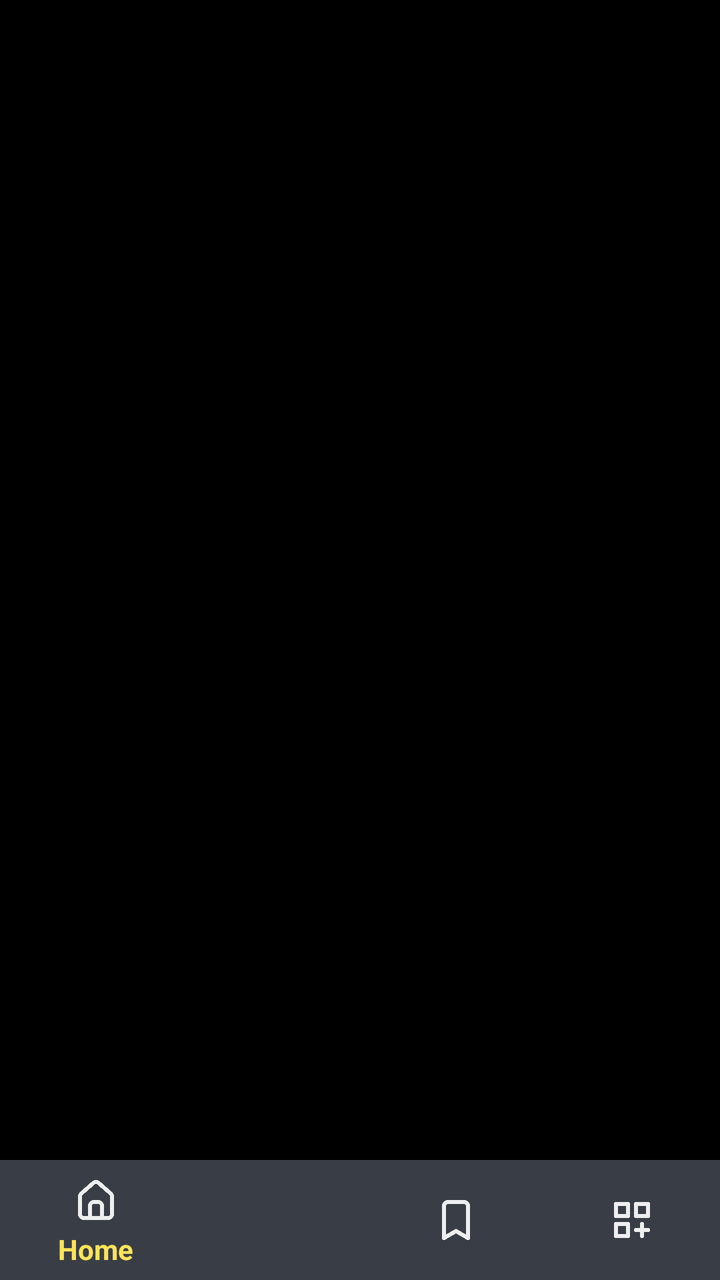
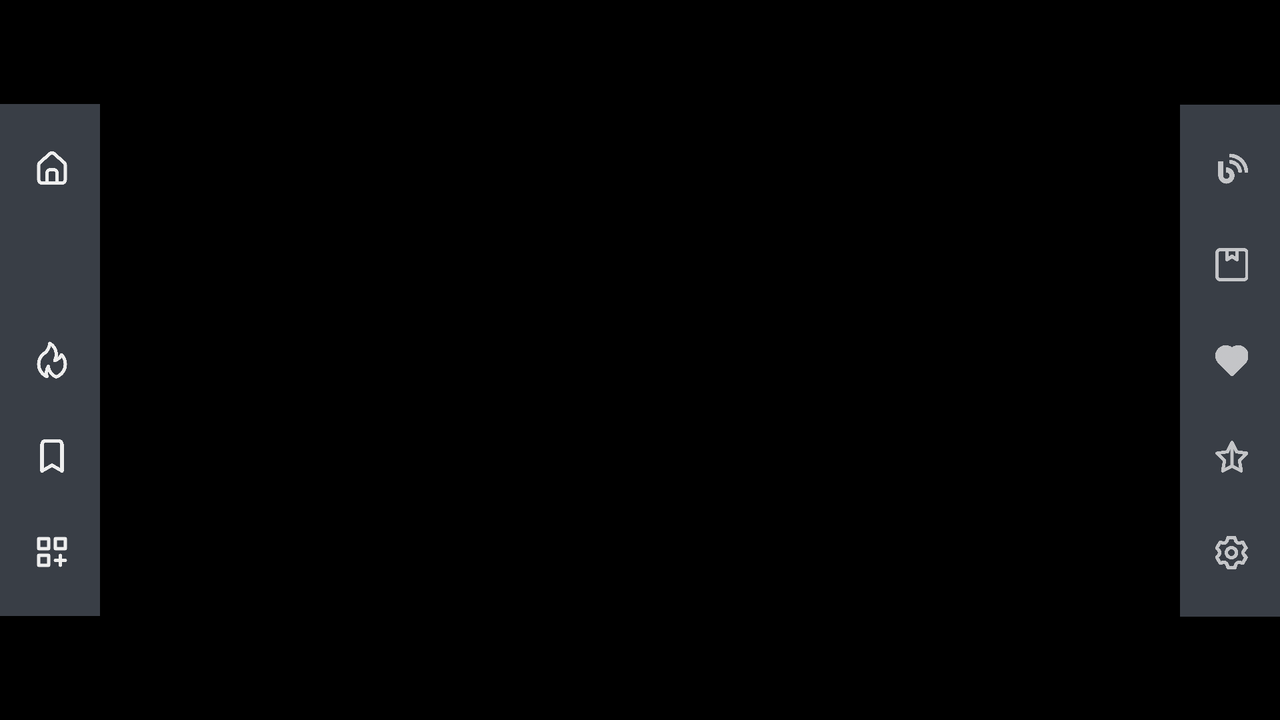

The same Android screen from two of the app's own layout files: first res/layout/ as a phone draws it, then the repository's variant for another configuration, drawn on a device whose configuration selects that folder. Both files follow.
<!-- AndroidManifest.xml: application theme Theme.Design.NoActionBar -->
<!-- res/layout/mian.xml -->
<?xml version="1.0" encoding="utf-8"?>
<RelativeLayout
    xmlns:android="http://schemas.android.com/apk/res/android"
    xmlns:app="http://schemas.android.com/apk/res-auto"
    xmlns:tools="http://schemas.android.com/tools"
    android:layout_width="match_parent"
    android:layout_height="match_parent"
    tools:context=".MianActivity"
    android:background="@color/blue">



    <FrameLayout
        android:id="@+id/frame_container"
        android:layout_width="match_parent"
        android:layout_height="match_parent"
        android:layout_above="@+id/bnv_min"
        app:layout_behavior="@string/appbar_scrolling_view_behavior" />

    <com.google.android.material.bottomnavigation.BottomNavigationView
        android:id="@+id/bnv_min"
        android:layout_width="match_parent"
        android:layout_height="60dp"
        android:layout_alignParentBottom="true"
        android:background="@color/gr"
        app:itemIconTint="@color/white"
        app:itemRippleColor="@color/blue"
        app:itemTextColor="@color/gold"
        app:menu="@menu/bnv_main" />
</RelativeLayout>
<!-- resources referenced by this layout -->
<resources>
  <color name="blue"> #000</color>
  <color name="gold">#FFE459 </color>
  <color name="gr">#393E46</color>
  <color name="white">#EEEEEE</color>
</resources>
<!-- res/layout-land/mian.xml (the repository's variant of the layout above) -->
<!-- drawn on the phone turned sideways -->
<?xml version="1.0" encoding="utf-8"?>
<androidx.constraintlayout.widget.ConstraintLayout xmlns:android="http://schemas.android.com/apk/res/android"
    xmlns:app="http://schemas.android.com/apk/res-auto"
    xmlns:tools="http://schemas.android.com/tools"
    android:layout_width="match_parent"
    android:layout_height="match_parent"
    android:background="@color/blue"
    tools:context=".MianActivity">


    <FrameLayout
        android:id="@+id/frame_container"
        android:layout_width="0dp"
        android:layout_height="0dp"
        android:layout_margin="15dp"
        android:layout_marginStart="88dp"
        app:layout_behavior="@string/appbar_scrolling_view_behavior"
        app:layout_constraintBottom_toBottomOf="parent"
        app:layout_constraintEnd_toStartOf="@+id/nv_rig_min"
        app:layout_constraintStart_toEndOf="@+id/nv_min"
        app:layout_constraintTop_toTopOf="parent"
        app:layout_constraintVertical_bias="0.498"
        tools:ignore="MissingConstraints">

    </FrameLayout>

    <com.google.android.material.navigation.NavigationView
        android:id="@+id/nv_min"
        android:layout_width="50dp"
        android:layout_height="wrap_content"
        android:layout_centerVertical="true"
        android:background="@color/gr"
        app:itemIconSize="20dp"
        app:itemIconTint="@color/white"
        app:itemRippleColor="@color/blue"
        app:itemTextColor="@color/bottom_blue"
        app:layout_constraintBottom_toBottomOf="parent"
        app:layout_constraintTop_toTopOf="parent"
        app:menu="@menu/nv_main_landspace"
        tools:ignore="MissingConstraints"
        android:foregroundGravity="center"/>


    <com.google.android.material.navigation.NavigationView
        android:id="@+id/nv_rig_min"
        android:layout_width="50dp"
        android:layout_height="wrap_content"
        android:layout_centerVertical="true"
        android:background="@color/gr"
        app:itemIconSize="20dp"
        app:itemRippleColor="@color/blue"
        app:itemTextColor="@color/bottom_blue"
        app:layout_constraintBottom_toBottomOf="parent"
        app:layout_constraintEnd_toEndOf="parent"
        app:layout_constraintTop_toTopOf="parent"
        app:layout_constraintVertical_bias="0.503"
        app:menu="@menu/right_home_menu"
        tools:ignore="MissingConstraints"
        android:foregroundGravity="center"/>


</androidx.constraintlayout.widget.ConstraintLayout>
<!-- resources referenced by the variant -->
<!-- as the phone turned sideways resolves them -->
<resources>
  <color name="blue"> #000</color>
  <color name="bottom_blue">#00ADB5</color>
  <color name="gr">#393E46</color>
  <color name="white">#EEEEEE</color>
</resources>
